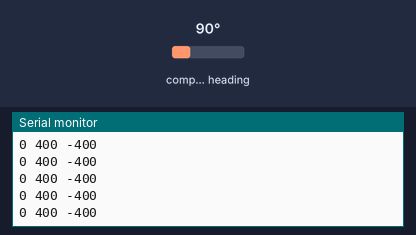
The sketch below on a simulated Arduino Uno, built with avr-gcc and run on an emulated ATmega328P. On the bench: the last lines printed to the serial monitor. Wiring (inferred from the names in the program): HMC5883L compass at I2C address 0x1E. The inputs (shaded band) are chosen by the test bench; at power-on: compass heading 90°.

Above: at 1.2 s.
1.3 s: compass heading set to 7°
At 1.33 s:
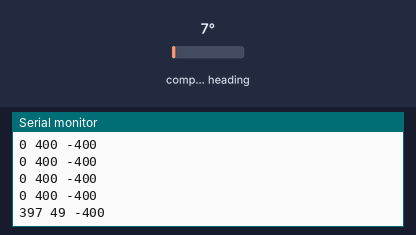
2.8 s: compass heading set to 180°
At 2.85 s:
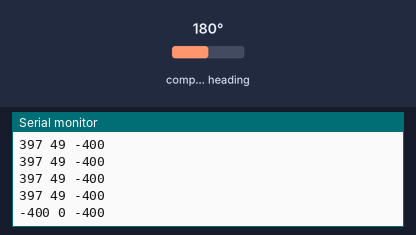
Timing chart, 0 to 5.8 s (numbered marks = the images above; inputs shaded):
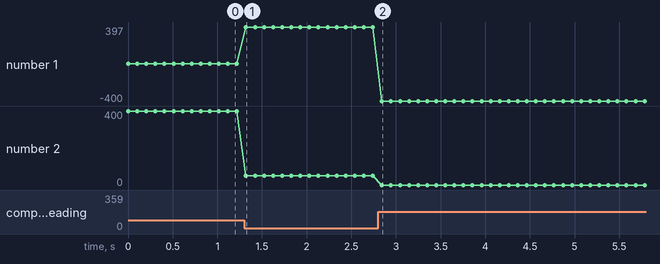

Measured:
- after the input at 1.3 s, the serial monitor: prints a new line at once (image 1)
- after the input at 2.8 s, the serial monitor: prints a new line at once (image 2)
- plotted number 1: 0 → 397 after the input at 1.3 s
- plotted number 2: 400 → 49 after the input at 1.3 s

The sketch:

RawDataMagnetometerSketch.ino
```cpp
// (licence header left out)
#include <Wire.h> //I2C Arduino Library
#include <EEPROM.h>
#include "EEPROMAnything.h"
#include "Statistic.h"

#define NOTE_C6  1047
#define NOTE_E6  1319
#define NOTE_G6  1568
#define MEM_SIZE 512 //EEPROM memory size (remaining 2 bytes reserved for count)

#define address 0x1E //0011110b, I2C 7bit address of HMC5883

Statistic StatsX;
Statistic StatsY;
Statistic StatsZ;

int pointer = 0;
int x,y,z; //triple axis data

void setup(){
  //Initialize Serial and I2C communications
  Serial.begin(57600);
  Wire.begin();
  StatsX.clear(); //clear the stat list
  StatsY.clear();
  StatsZ.clear();

  //Put the HMC5883 IC into the correct operating mode
  Wire.beginTransmission(address); //open communication with HMC5883
  Wire.write(0x02); //select mode register
  Wire.write(0x00); //continuous measurement mode
  Wire.endTransmission();

    //Tell the HMC5883 where to begin reading data
    Wire.beginTransmission(address);
    Wire.write(0x03); //select register 3, X MSB register
    Wire.endTransmission();

    //Read data from each axis, 2 registers per axis
    Wire.requestFrom(address, 6);
    if(6<=Wire.available()){
      x = Wire.read()<<8; //X msb
      x |= Wire.read(); //X lsb
      z = Wire.read()<<8; //Z msb
      z |= Wire.read(); //Z lsb
      y = Wire.read()<<8; //Y msb
      y |= Wire.read(); //Y lsb
    }


}

void loop(){

  //Tell the HMC5883 where to begin reading data
  Wire.beginTransmission(address);
  Wire.write(0x03); //select register 3, X MSB register
  Wire.endTransmission();


  //Read data from each axis, 2 registers per axis
  Wire.requestFrom(address, 6);
  if(6<=Wire.available()){
    x = Wire.read()<<8; //X msb
    x |= Wire.read(); //X lsb
    z = Wire.read()<<8; //Z msb
    z |= Wire.read(); //Z lsb
    y = Wire.read()<<8; //Y msb
    y |= Wire.read(); //Y lsb
  }

//  StatsX(pointer)= x;  //once array is at 300, start re-using data slots
//  pointer++;
//  if ( pointer == 300) {
//    pointer = 0;  //resests pointer for running window
//  }
  //StatsX.add(y);
  //StatsX.add(z);


  //  Serial.print("  Count: ");
  //  Serial.print(StatsX.count());
  //
  //  Serial.print("  Average: ");
  //  Serial.print(StatsX.average(), 4);
  //
  //  Serial.print("  Std deviation: ");
  //
  //  Serial.print(StatsX.pop_stdev(), 4);
  //  Serial.println();


  //Print out values of each axis
  //Serial.print("x: ");
//  if (x < (StatsX.average() - int(2 * StatsX.pop_stdev())) || x > (StatsX.average() + int(2 * StatsX.pop_stdev())))
//  {
    Serial.print(x);
    Serial.print(" ");
    Serial.print(y);
    Serial.print(" ");
    Serial.println(z);
//  }
  delay(100);

}
```

EEPROMAnything.h
```cpp
typedef unsigned char byte;
#include <WProgram.h>

template <class T> int EEPROM_writeAnything(int ee, const T& value)
{
    const byte* p = (const byte*)(const void*)&value;
    int i;
    for (i = 0; i < sizeof(value); i++)
	  EEPROM.write(ee++, *p++);
    return i;
}

template <class T> int EEPROM_readAnything(int ee, T& value)
{
    byte* p = (byte*)(void*)&value;
    int i;
    for (i = 0; i < sizeof(value); i++)
	  *p++ = EEPROM.read(ee++);
    return i;
}
```

Statistic.h
```cpp
#ifndef Statistic_h
#define Statistic_h
//
//    FILE: Statistic.h
//  AUTHOR: Rob dot Tillaart at gmail dot com
//          modified at 0.3 by Gil Ross at physics dot org
// PURPOSE: Recursive Statistical library for Arduino
// HISTORY: See Statistic.cpp
//
// Released to the public domain
//

// the standard deviation increases the lib (<100 bytes)
// it can be in/excluded by un/commenting next line
#define STAT_USE_STDEV

#include <math.h>

#define STATISTIC_LIB_VERSION "0.3.1"

class Statistic
{
        public:
        Statistic();
        void clear();
        void add(float);
        long count();
        float sum();
        float average();
        float minimum();
        float maximum();

#ifdef STAT_USE_STDEV
        float pop_stdev();          // population stdev
        float unbiased_stdev();
#endif

#ifdef STAT_CIRCULAR

#ifndef STAT_CIRC_SIZE
#define STAT_CIRC_SIZE 300
#endif

#if STAT_CIRC_SIZE > 65536
#define STAT_CIRC_SIZE 65536
#endif

        float _vals[STAT_BUF_SIZE];
        unsigned short _vptr = 0;
#endif

protected:
        long _cnt;
        float _store;           // store to minimise computation
        float _sum;
        float _min;
        float _max;
#ifdef STAT_USE_STDEV
        float _ssqdif;              // sum of squares difference
#endif
};

#endif
// END OF FILE
```

Statistics.cpp
```cpp
//
//    FILE: Statistic.cpp
//  AUTHOR: Rob dot Tillaart at gmail dot com
//          modified at 0.3 by Gil Ross at physics dot org
// VERSION: see STATISTIC_LIB_VERSION in .h
// PURPOSE: Recursive statistical library for Arduino
//
// NOTE: 2011-01-07 Gill Ross
// Rob Tillaart's Statistic library uses one-pass of the data (allowing
// each value to be discarded), but expands the Sum of Squares Differences to
// difference the Sum of Squares and the Average Squared. This is susceptible
// to bit length precision errors with the float type (only 5 or 6 digits
// absolute precision) so for long runs and high ratios of
// the average value to standard deviation the estimate of the
// standard error (deviation) becomes the difference of two large
// numbers and will tend to zero.
//
// For small numbers of iterations and small Average/SE th original code is
// likely to work fine.
// It should also be recognised that for very large samples, questions
// of stability of the sample assume greater importance than the
// correctnness of the asymptotic estimators.
//
// This recursive algorithm, which takes slightly more computation per
// iteration is numerically stable.
// It updates the number, mean, max, min and SumOfSquaresDiff each step to
// deliver max min average, population standard error (standard deviation) and
// unbiassed SE.
// -------------
//
// HISTORY:
// 0.1 - 2010-10-29 initial version
// 0.2 - 2010-10-29 stripped to minimal functionality
// 0.2.01 - 2010-10-30
//   added minimim, maximum, unbiased stdev,
//   changed counter to long -> int overflows @32K samples
// 0.3 - branched from 0.2.01 version of Rob Tillaart's code
// Released to the public domain
// 0.3.1 - minor edits
//

#include "Statistic.h"

Statistic::Statistic()
{
        clear();
}

// resets all counters
void Statistic::clear()
{
        _cnt = 0;     // count at N stored, becoming N+1 at a new iteration
        _sum = 0.0;
        _min = 0.0;
        _max = 0.0;
#ifdef STAT_USE_STDEV
        _ssqdif = 0.0;  // not _ssq but sum of square differences
                        // which is SUM(from i = 1 to N) of
                        // (f(i)-_ave_N)**2
#endif
}

// adds a new value to the data-set
void Statistic::add(float f)
{
        if (_cnt < 1)
        {
                _min = f;
                _max = f;
        } else {
          if (f < _min) _min = f;
          if (f > _max) _max = f;
        } // end of if (_cnt == 0) else
        _sum += f;

#ifdef STAT_CIRCULAR
        if (_cnt >= STAT_CIRC_SIZE) {
            _sum -= _vals[_vptr];
        } else {
            _cnt++;
        }

        _vals[_vptr++] = f;

        if (_vptr == STAT_CIRC_SIZE) {
            _vptr = 0;
        }

#else
        _cnt++;
#endif

#ifdef STAT_USE_STDEV
        if (_cnt >1) {
           _store = (_sum / _cnt - f);
           _ssqdif = _ssqdif + _cnt * _store * _store / (_cnt-1);
        } // end if > 1

#endif
}

// returns the number of values added
long Statistic::count()
{
        return _cnt;
}

// returns the average of the data-set added sofar
float Statistic::average()
{
        if (_cnt < 1) return NAN; // original code returned 0
        return _sum / _cnt;
}

// returns the sum of the data-set (0 if no values added)
float Statistic::sum()
{
        return _sum;
}

// returns the sum of the data-set (0 if no values added)
float Statistic::minimum()
{
        return _min;
}

// returns the sum of the data-set (0 if no values added)
float Statistic::maximum()
{
        return _max;
}

// Population standard deviation = s = sqrt [ S ( Xi - µ )2 / N ]
// http://www.suite101.com/content/how-is-standard-deviation-used-a99084
#ifdef STAT_USE_STDEV
float Statistic::pop_stdev()
{
        if (_cnt < 1) return NAN; // otherwise DIV0 error
        return sqrt( _ssqdif / _cnt);
}

float Statistic::unbiased_stdev()
{
        if (_cnt < 2) return NAN; // otherwise DIV0 error
        return sqrt( _ssqdif / (_cnt - 1));
}
#endif
// END OF FILE
```

u3DStat.c
```cpp
#include <stdio.h>
#include <string.h>

#ifndef ARRAY_SIZE
#define ARRAY_SIZE 50
#endif

typedef struct {
    int xsum, ysum, zsum;
    unsigned char aptr;
    short xs[ARRAY_SIZE];
    short ys[ARRAY_SIZE];
    short zs[ARRAY_SIZE];
} Stat;

void stats_init();
void stats_add(short, short, short);

Stat stats;

#define STATS_XAVG (stats.xsum / ARRAY_SIZE)
#define STATS_YAVG (stats.ysum / ARRAY_SIZE)
#define STATS_ZAVG (stats.zsum / ARRAY_SIZE)

void stats_init() {
    stats.xsum = 0;
    stats.ysum = 0;
    stats.zsum = 0;
    stats.aptr = 0;

    memset(stats.xs, 0, sizeof(short) * ARRAY_SIZE);
    memset(stats.ys, 0, sizeof(short) * ARRAY_SIZE);
    memset(stats.zs, 0, sizeof(short) * ARRAY_SIZE);

    return;
}

void stats_add(short x, short y, short z) {
    stats.xsum += x;
    stats.ysum += y;
    stats.zsum += z;

    stats.xsum -= stats.xs[stats.aptr];
    stats.ysum -= stats.ys[stats.aptr];
    stats.zsum -= stats.zs[stats.aptr];

    stats.xs[stats.aptr] = x;
    stats.ys[stats.aptr] = y;
    stats.zs[stats.aptr] = z;

    if (++stats.aptr == ARRAY_SIZE) stats.aptr = 0;

    return;
}
```
